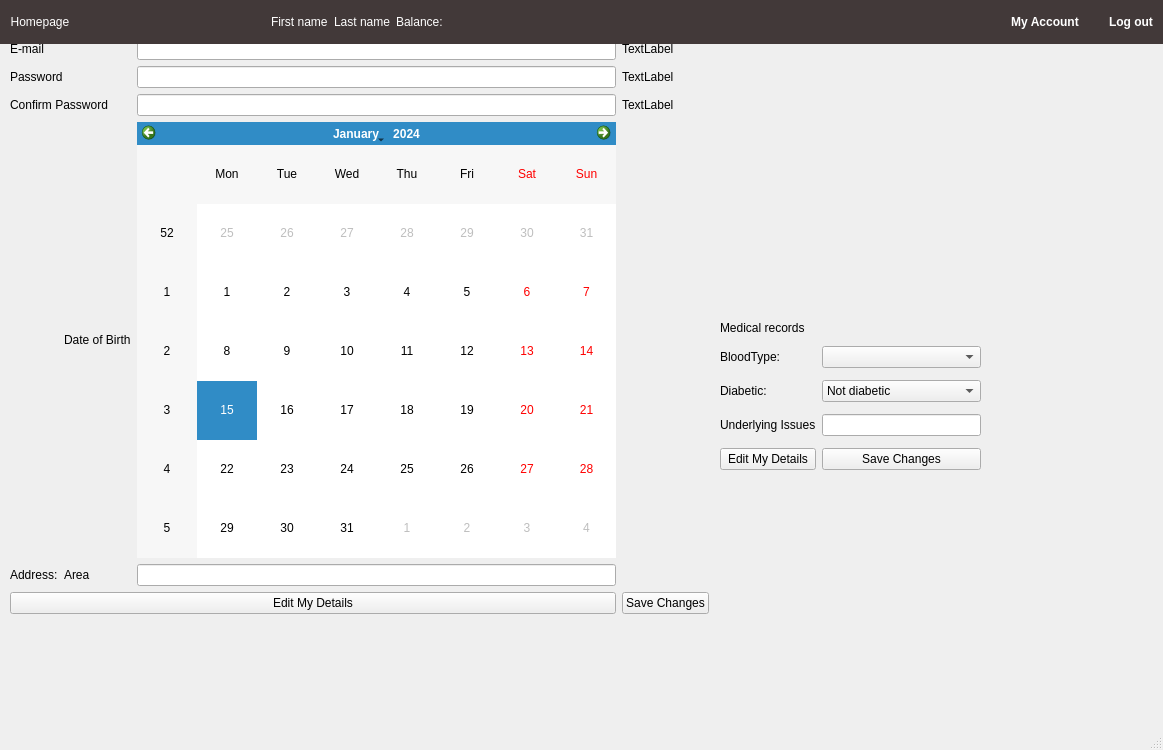
<?xml version="1.0" encoding="UTF-8"?>
<ui version="4.0">
 <class>UserProfile</class>
 <widget class="QMainWindow" name="UserProfile">
  <property name="geometry">
   <rect>
    <x>0</x>
    <y>0</y>
    <width>1163</width>
    <height>750</height>
   </rect>
  </property>
  <property name="windowTitle">
   <string>MainWindow</string>
  </property>
  <widget class="QWidget" name="centralwidget">
   <widget class="QWidget" name="widget_2" native="true">
    <property name="geometry">
     <rect>
      <x>710</x>
      <y>320</y>
      <width>491</width>
      <height>171</height>
     </rect>
    </property>
    <widget class="QWidget" name="gridLayoutWidget_2">
     <property name="geometry">
      <rect>
       <x>10</x>
       <y>20</y>
       <width>261</width>
       <height>136</height>
      </rect>
     </property>
     <layout class="QGridLayout" name="gridLayout_2">
      <item row="2" column="0">
       <widget class="QLabel" name="label_14">
        <property name="text">
         <string>Underlying Issues</string>
        </property>
       </widget>
      </item>
      <item row="1" column="1">
       <widget class="QComboBox" name="editdiabetic">
        <item>
         <property name="text">
          <string>Not diabetic</string>
         </property>
        </item>
        <item>
         <property name="text">
          <string>Type 1</string>
         </property>
        </item>
        <item>
         <property name="text">
          <string>Type 2</string>
         </property>
        </item>
       </widget>
      </item>
      <item row="1" column="0">
       <widget class="QLabel" name="label_10">
        <property name="text">
         <string>Diabetic:</string>
        </property>
       </widget>
      </item>
      <item row="0" column="0">
       <widget class="QLabel" name="label">
        <property name="text">
         <string>BloodType:</string>
        </property>
       </widget>
      </item>
      <item row="0" column="1">
       <widget class="QComboBox" name="editbloodtype"/>
      </item>
      <item row="2" column="1">
       <widget class="QLineEdit" name="editissues"/>
      </item>
      <item row="3" column="0">
       <widget class="QPushButton" name="pushButton_3">
        <property name="text">
         <string>Edit My Details</string>
        </property>
       </widget>
      </item>
      <item row="3" column="1">
       <widget class="QPushButton" name="pushButton_4">
        <property name="text">
         <string>Save Changes</string>
        </property>
       </widget>
      </item>
     </layout>
    </widget>
    <widget class="QLabel" name="label_15">
     <property name="geometry">
      <rect>
       <x>10</x>
       <y>0</y>
       <width>141</width>
       <height>16</height>
      </rect>
     </property>
     <property name="text">
      <string>Medical records</string>
     </property>
    </widget>
   </widget>
   <widget class="QWidget" name="gridLayoutWidget">
    <property name="geometry">
     <rect>
      <x>10</x>
      <y>10</y>
      <width>699</width>
      <height>604</height>
     </rect>
    </property>
    <layout class="QGridLayout" name="editlayout">
     <item row="2" column="0" colspan="2">
      <widget class="QLabel" name="label_4">
       <property name="text">
        <string>Password</string>
       </property>
      </widget>
     </item>
     <item row="1" column="0" colspan="2">
      <widget class="QLabel" name="label_3">
       <property name="text">
        <string>E-mail</string>
       </property>
      </widget>
     </item>
     <item row="3" column="0" colspan="2">
      <widget class="QLabel" name="label_5">
       <property name="text">
        <string>Confirm Password</string>
       </property>
      </widget>
     </item>
     <item row="8" column="3">
      <widget class="QPushButton" name="pushButton">
       <property name="text">
        <string>Save Changes</string>
       </property>
      </widget>
     </item>
     <item row="6" column="2">
      <widget class="QLineEdit" name="editarea"/>
     </item>
     <item row="3" column="3">
      <widget class="QLabel" name="label_26">
       <property name="text">
        <string>TextLabel</string>
       </property>
      </widget>
     </item>
     <item row="2" column="2">
      <widget class="QLineEdit" name="editpassword"/>
     </item>
     <item row="4" column="2">
      <widget class="QCalendarWidget" name="editbirthday"/>
     </item>
     <item row="8" column="0" colspan="3">
      <widget class="QPushButton" name="pushButton_2">
       <property name="text">
        <string>Edit My Details</string>
       </property>
      </widget>
     </item>
     <item row="2" column="3">
      <widget class="QLabel" name="label_25">
       <property name="text">
        <string>TextLabel</string>
       </property>
      </widget>
     </item>
     <item row="0" column="0" colspan="2">
      <widget class="QLabel" name="label_2">
       <property name="text">
        <string>User Name</string>
       </property>
      </widget>
     </item>
     <item row="6" column="1">
      <widget class="QLabel" name="label_9">
       <property name="text">
        <string>Area</string>
       </property>
      </widget>
     </item>
     <item row="1" column="2">
      <widget class="QLineEdit" name="editemail">
       <property name="text">
        <string/>
       </property>
      </widget>
     </item>
     <item row="3" column="2">
      <widget class="QLineEdit" name="editconfirmpassword"/>
     </item>
     <item row="0" column="3">
      <widget class="QLabel" name="label_23">
       <property name="text">
        <string>TextLabel</string>
       </property>
      </widget>
     </item>
     <item row="0" column="2">
      <widget class="QLineEdit" name="editusername"/>
     </item>
     <item row="1" column="3">
      <widget class="QLabel" name="label_24">
       <property name="text">
        <string>TextLabel</string>
       </property>
      </widget>
     </item>
     <item row="6" column="0">
      <widget class="QLabel" name="label_7">
       <property name="text">
        <string>Address:</string>
       </property>
      </widget>
     </item>
     <item row="4" column="1">
      <widget class="QLabel" name="label_6">
       <property name="text">
        <string>Date of Birth</string>
       </property>
      </widget>
     </item>
    </layout>
   </widget>
   <widget class="QWidget" name="widget" native="true">
    <property name="geometry">
     <rect>
      <x>0</x>
      <y>0</y>
      <width>1171</width>
      <height>44</height>
     </rect>
    </property>
    <property name="styleSheet">
     <string notr="true">QWidget {background-color:rgb(66, 57, 57); color:rgb(255, 255, 255);
}
</string>
    </property>
    <layout class="QGridLayout" name="gridLayout_4">
     <item row="0" column="0">
      <layout class="QGridLayout" name="gridLayout_5">
       <item row="0" column="1">
        <spacer name="horizontalSpacer_2">
         <property name="orientation">
          <enum>Qt::Horizontal</enum>
         </property>
         <property name="sizeHint" stdset="0">
          <size>
           <width>40</width>
           <height>20</height>
          </size>
         </property>
        </spacer>
       </item>
       <item row="0" column="2">
        <widget class="QLabel" name="label_20">
         <property name="font">
          <font>
           <bold>false</bold>
          </font>
         </property>
         <property name="text">
          <string>First name</string>
         </property>
        </widget>
       </item>
       <item row="0" column="4">
        <widget class="QLabel" name="label_21">
         <property name="font">
          <font>
           <bold>false</bold>
          </font>
         </property>
         <property name="text">
          <string>Balance: </string>
         </property>
        </widget>
       </item>
       <item row="0" column="9">
        <widget class="QPushButton" name="pushButton_5">
         <property name="font">
          <font>
           <bold>true</bold>
          </font>
         </property>
         <property name="cursor">
          <cursorShape>PointingHandCursor</cursorShape>
         </property>
         <property name="styleSheet">
          <string notr="true">QPushButton {color: white; border-radius: 6px;min-width: 80px;}</string>
         </property>
         <property name="text">
          <string>Log out</string>
         </property>
         <property name="default">
          <bool>false</bool>
         </property>
         <property name="flat">
          <bool>true</bool>
         </property>
        </widget>
       </item>
       <item row="0" column="0">
        <widget class="QPushButton" name="pushButton_6">
         <property name="styleSheet">
          <string notr="true">QPushButton {color: white; border-radius: 6px;min-width: 80px;}</string>
         </property>
         <property name="text">
          <string>Homepage</string>
         </property>
         <property name="flat">
          <bool>true</bool>
         </property>
        </widget>
       </item>
       <item row="0" column="6">
        <spacer name="horizontalSpacer_3">
         <property name="orientation">
          <enum>Qt::Horizontal</enum>
         </property>
         <property name="sizeHint" stdset="0">
          <size>
           <width>40</width>
           <height>20</height>
          </size>
         </property>
        </spacer>
       </item>
       <item row="0" column="8">
        <widget class="QPushButton" name="pushButton_7">
         <property name="font">
          <font>
           <bold>true</bold>
          </font>
         </property>
         <property name="cursor">
          <cursorShape>PointingHandCursor</cursorShape>
         </property>
         <property name="styleSheet">
          <string notr="true">QPushButton {color: white; border-radius: 6px;min-width: 80px;}</string>
         </property>
         <property name="text">
          <string>My Account</string>
         </property>
         <property name="default">
          <bool>false</bool>
         </property>
         <property name="flat">
          <bool>true</bool>
         </property>
        </widget>
       </item>
       <item row="0" column="3">
        <widget class="QLabel" name="label_22">
         <property name="font">
          <font>
           <bold>false</bold>
          </font>
         </property>
         <property name="text">
          <string>Last name</string>
         </property>
        </widget>
       </item>
       <item row="0" column="7">
        <spacer name="horizontalSpacer">
         <property name="orientation">
          <enum>Qt::Horizontal</enum>
         </property>
         <property name="sizeHint" stdset="0">
          <size>
           <width>40</width>
           <height>20</height>
          </size>
         </property>
        </spacer>
       </item>
       <item row="0" column="5">
        <spacer name="horizontalSpacer_4">
         <property name="orientation">
          <enum>Qt::Horizontal</enum>
         </property>
         <property name="sizeHint" stdset="0">
          <size>
           <width>40</width>
           <height>20</height>
          </size>
         </property>
        </spacer>
       </item>
      </layout>
     </item>
    </layout>
   </widget>
  </widget>
  <widget class="QMenuBar" name="menubar">
   <property name="geometry">
    <rect>
     <x>0</x>
     <y>0</y>
     <width>1163</width>
     <height>26</height>
    </rect>
   </property>
  </widget>
  <widget class="QStatusBar" name="statusbar"/>
 </widget>
 <resources/>
 <connections/>
</ui>
